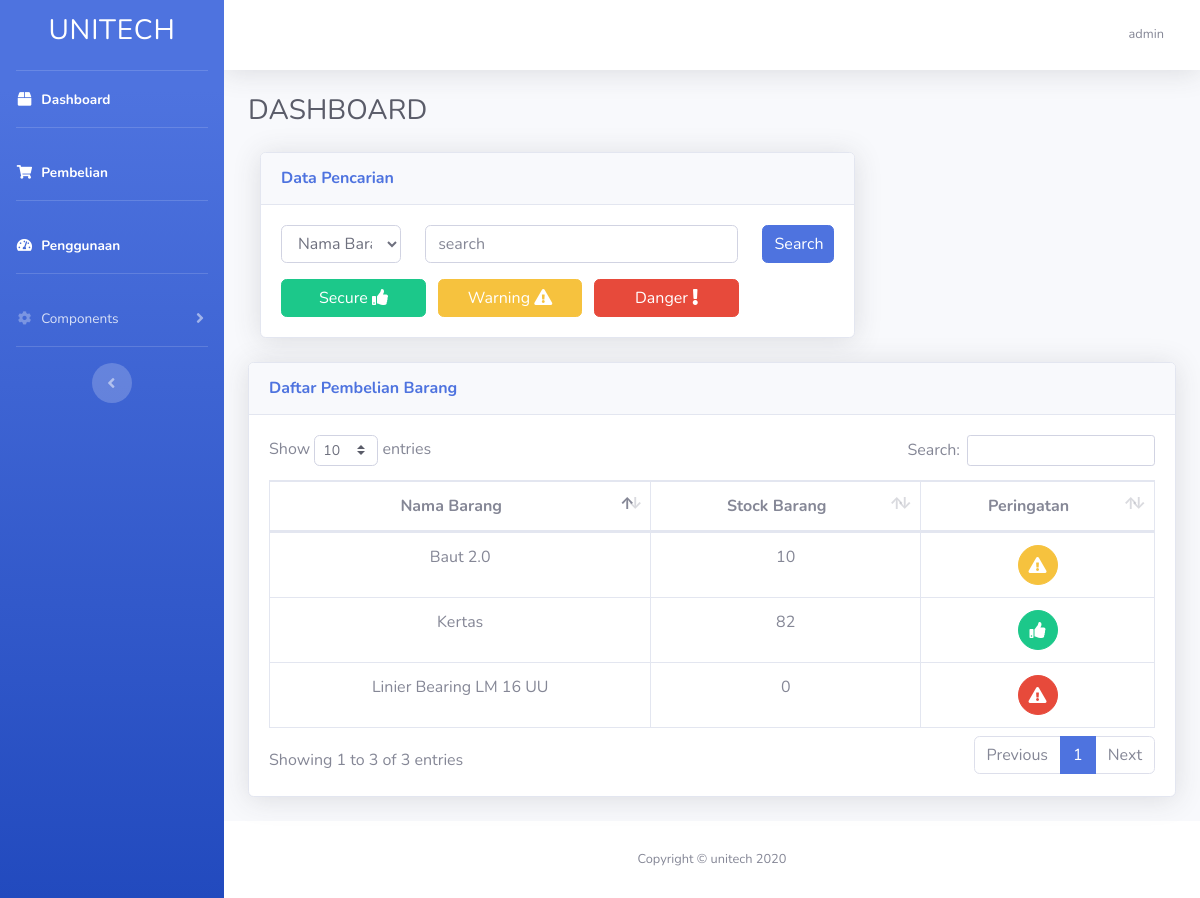
The app's page /index.php (signed in) with its own data.
### tables this page shows
CREATE TABLE `suplier` (
  `idsuplier` int(11) NOT NULL,
  `nama_suplier` varchar(45) DEFAULT NULL,
  `alamat_suplier` varchar(45) DEFAULT NULL,
  `notelp_suplier` varchar(45) DEFAULT NULL
);

CREATE TABLE `barang` (
  `idBarang` int(11) NOT NULL,
  `nama_barang` varchar(45) DEFAULT NULL,
  `stock_barang` int(11) DEFAULT NULL,
  `satuan` varchar(45) DEFAULT NULL
);

### public/index.php (the view, shortened to what this page needs)
<?php
  $servername = "localhost";
  $username = "root";
  $password = "";
  $dbname = "kp_awang";
  $conn = new mysqli($servername, $username, $password, $dbname);
 ?>
<!DOCTYPE html>
<html lang="en">
<head>
  <link href="vendor/fontawesome-free/css/all.min.css" rel="stylesheet" type="text/css">
  <link href="css/sb-admin-2.min.css" rel="stylesheet">
  <link href="vendor/datatables/dataTables.bootstrap4.min.css" rel="stylesheet">
</head>
<body id="page-top">
  <div id="wrapper">
    <ul class="navbar-nav bg-gradient-primary sidebar sidebar-dark accordion" id="accordionSidebar">
      <a class="sidebar-brand d-flex align-items-center justify-content-center" href="index.html">
        <div class="sidebar-brand-text mx-3"><h3>UNITECH </h3></div>
      </a>
      <hr class="sidebar-divider my-0">
      <li class="nav-item active">
        <a class="nav-link" href="index.php">
          <i class="fas fa-fw fa-box"></i>
          <span>Dashboard</span></a>
      <hr class="sidebar-divider">
      </li>
       <li class="nav-item active">
        <a class="nav-link" href="pembelian.php">
          <i class="fas fa-fw fa-shopping-cart"></i>
          <span>Pembelian</span></a>
      <hr class="sidebar-divider">
      </li>
       <li class="nav-item active">
        <a class="nav-link" href="penggunaan.php">
          <i class="fas fa-fw fa-tachometer-alt"></i>
          <span>Penggunaan</span></a>
      </li>
      <hr class="sidebar-divider">
       <li class="nav-item">
        <a class="nav-link collapsed" href="#" data-toggle="collapse" data-target="#collapseTwo" aria-expanded="true" aria-controls="collapseTwo">
          <i class="fas fa-fw fa-cog"></i>
          <span>Components</span>
        </a>
      </li>
      <hr class="sidebar-divider d-none d-md-block">
      <div class="text-center d-none d-md-inline">
        <button class="rounded-circle border-0" id="sidebarToggle"></button>
      </div>
    </ul>
    <div id="content-wrapper" class="d-flex flex-column">
      <div id="content">
        <nav class="navbar navbar-expand navbar-light bg-white topbar mb-4 static-top shadow">
           <ul class="navbar-nav ml-auto">
            <li class="nav-item dropdown no-arrow">
              <a class="nav-link dropdown-toggle" href="#" id="userDropdown" role="button" data-toggle="dropdown" aria-haspopup="true" aria-expanded="false">
                <span class="mr-2 d-none d-lg-inline text-gray-600 small"><?php echo $_SESSION['login'] ?></span>
              </a>
            </li>
          </ul>
        </nav>
        <div class="container-fluid">
           <div class="d-sm-flex align-items-center justify-content-between mb-4">
            <h1 class="h3 mb-0 text-gray-800">DASHBOARD</h1>
          </div>
          <?php
          if(isset($_POST['search'])){
            $key = $_POST['key'];
            $isi = $_POST['isi'];
             $sql = "SELECT * FROM suplier s INNER JOIN nota_pembelian np on s.idsuplier = np.suplier_idsuplier INNER JOIN barang b on np.barang_idBarang = b.idBarang WHERE $key like '%$isi%' group by b.idBarang ORDER by np.tanggal ";
          }
          else{
            $sql = "SELECT * FROM suplier s INNER JOIN nota_pembelian np on s.idsuplier = np.suplier_idsuplier INNER JOIN barang b on np.barang_idBarang = b.idBarang group by b.idBarang ORDER by np.tanggal";
          }
           $result = $conn->query($sql);
           ?>
          <div class="col-xl-8 col-lg-7">
              <div class="card shadow mb-4">
                <div class="card-header py-3 d-flex flex-row align-items-center justify-content-between">
                  <h6 class="m-0 font-weight-bold text-primary">Data Pencarian</h6>
                </div>
                <div class="card-body">
                  <div class="row">
                    <div class="form-group col-sm-3">
                       <form action="index.php" method="POST">
                       <select class="form-control" id="suplier" name="key">
                          <option value="nama_barang">Nama Barang</option>
                        </select>
                    </div>
                    <div class="form-group col-sm-7">
                        <input type="text" class="form-control form-control-user" name="isi" aria-describedby="emailHelp" placeholder="search">
                    </div>
                    <div class="form-group col-sm-2">
                        <input type="submit" name="search" href="index.html" class="btn btn-primary btn-user btn-block" value="Search"></input>
                    </div>
                  </div>
                  <div class="row">
                     <button type="submit" class="btn btn-success col-sm-3" name="peringatan" value="secure">Secure <i class='fas fa-thumbs-up'></i></button>&nbsp&nbsp&nbsp
                     <button type="submit" class="btn btn-warning col-sm-3" name="peringatan" value="warning">Warning <i class="fas fa-exclamation-triangle"></i></button>&nbsp&nbsp&nbsp
                     <button type="submit" class="btn btn-danger col-sm-3" name="peringatan" value="danger">Danger <i class="fas fa-exclamation"></i></button>&nbsp&nbsp&nbsp
                  </div>
                </div>
              </div>
            </div>
          <div class="card shadow mb-4">
            <div class="card-header py-3">
              <h6 class="m-0 font-weight-bold text-primary">Daftar Pembelian Barang</h6>
            </div>
            <div class="card-body">
              <div class="table-responsive">
                <table class="table table-bordered text-center" id="dataTable" width="100%" cellspacing="0">
                  <thead>
                    <tr>
                      <th>Nama Barang</th>
                      <th>Stock Barang</th>
                      <th>Peringatan</th>
                    </tr>
                  </thead>
                  <tbody>
                 <?php
                    if ($result->num_rows > 0) {
                        while($row = $result->fetch_assoc()) {
                            echo '<tr>
                                    <td>'.$row["nama_barang"].'</td>
                                    <td>'.$row["stock_barang"].'</td>';
                                    if($row["stock_barang"] <= 25 && $row["stock_barang"] > 0){
                                      echo '<td><button class="btn btn-warning btn-circle">
                                            <i class="fas fa-exclamation-triangle"></i></td>';
                                    }
                                    else if($row["stock_barang"] <= 0){
                                      echo '<td><button class="btn btn-danger btn-circle">
                                            <i class="fas fa-exclamation-triangle"></i></td>';
                                    }
                                    else{
                                      echo '<td><button class="btn btn-success btn-circle">
                                            <i class="fas fa-thumbs-up"></i></td>';
                                    }
                             echo'</tr>';
                        }
                    } else {
                        echo "0 results";
                    }
                  ?>
                  </tbody>
                </table>
              </div>
            </div>
          </div>
        </div>
      </div>
      <footer class="sticky-footer bg-white">
        <div class="container my-auto">
          <div class="copyright text-center my-auto">
            <span>Copyright &copy; unitech 2020</span>
          </div>
        </div>
      </footer>
    </div>
  </div>
</body>
</html>

### records on screen
suplier: barang.nama_barang "Linier Bearing LM 16 UU", barang.stock_barang "0"
suplier: barang.nama_barang "Kertas", barang.stock_barang "82", barang.nama_barang "Baut 2.0", barang.stock_barang "10"

### other values on screen
$_SESSION['login'] "admin"
